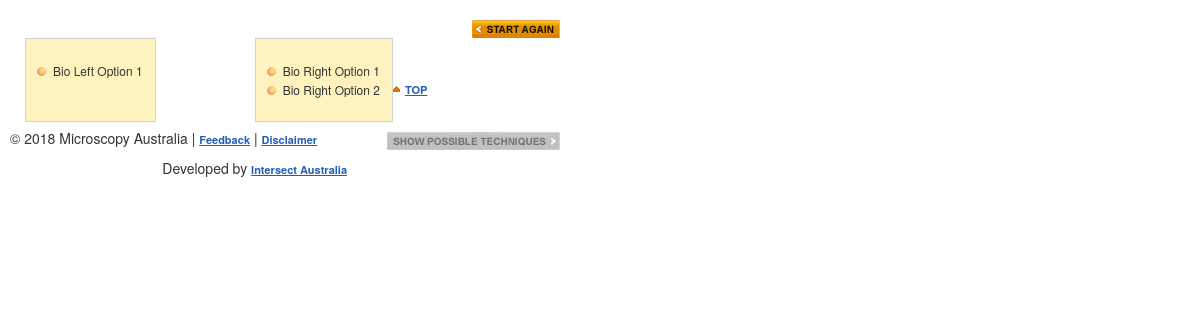
/index.php/portal/geochemOptionsSelection, run on an earlier commit of the app's database.
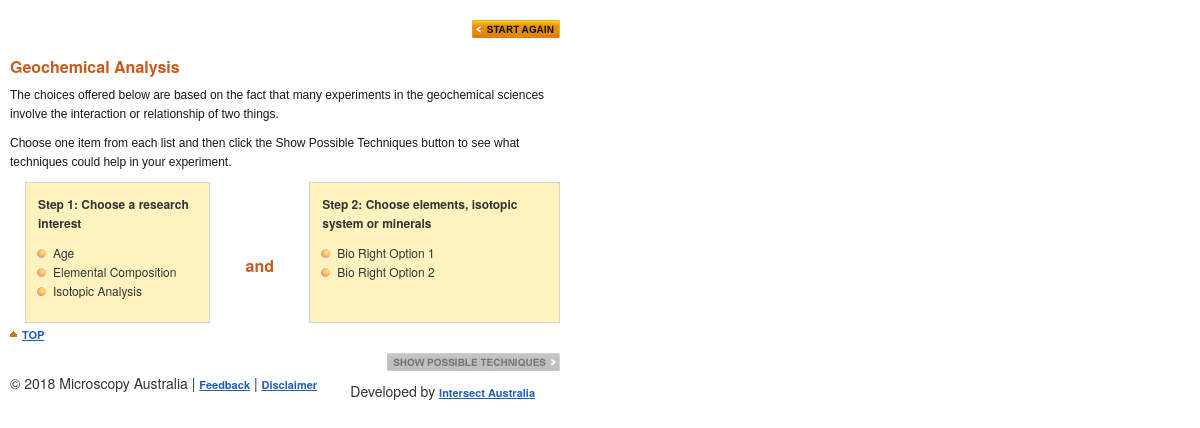
And on a later commit of the database.
### tables this page shows
CREATE TABLE `option_choice` (
  `id` bigint(20) NOT NULL AUTO_INCREMENT,
  `version` bigint(20) NOT NULL,
  `priority` int(11) NOT NULL,
  `name` varchar(255) NOT NULL,
  `type` varchar(255) NOT NULL,
  `science` varchar(255) NOT NULL,
  PRIMARY KEY (`id`),
  FULLTEXT KEY `fulltext_index` (`name`)
);

### application/controllers/Portal.php (called while the page is built, shortened)
<?php
class Portal extends CI_Controller {
    function __construct()
    {
        $this->load->model('Static_model');
    }
    public function geochemOptionsSelection(){
        $staticData = array();
        $staticData['tf.geochemChoices.quickGuide'] = $this->Static_model->getSaticDataByName('tf.geochemChoices.quickGuide')->text;
        $staticData['tf.geochemChoices.comparison.title'] = $this->Static_model->getSaticDataByName('tf.geochemChoices.comparison.title')->text;
        $staticData['tf.geochemChoices.left.title'] = $this->Static_model->getSaticDataByName('tf.geochemChoices.left.title')->text;
        $staticData['tf.geochemChoices.right.title'] = $this->Static_model->getSaticDataByName('tf.geochemChoices.right.title')->text;
        $this->load->model('OptionChoice_model');
        $left_list = $this->OptionChoice_model->getAllOptionChoices('BIOLOGY', 'LEFT');
        $right_list = $this->OptionChoice_model->getAllOptionChoices('BIOLOGY', 'RIGHT');
        $this->load->view('Portal/bio_options_selection', array(
            'staticData' => $staticData,
                'left_list'=>$left_list,
                'right_list'=>$right_list
        ));
    }
}

### index.php (called while the page is built, shortened)
<?php
require_once BASEPATH.'core/CodeIgniter.php';

### application/models/OptionChoice_model.php (called while the page is built, shortened)
<?php
class OptionChoice_model extends MY_Model
{
    function getAllOptionChoices($science, $type){
        return $this->db
            ->where('science', $science)->where('type', $type)
            ->order_by('priority','ASC')->get('option_choice')->result();
    }
}

### application/models/Static_model.php (called while the page is built, shortened)
<?php
class Static_model extends MY_Model
{
    function getSaticDataByName($name){
        $result = $this->db->where('name',$name)->get('static_content')->row();
        return $result;
    }
}

### application/views/Portal/bio_options_selection.php (the view, shortened to what this page needs)
<?php $this->load->view('layout/portal_header.php');?>
<head><title>TechFi™</title></head>
<body>
    <div id="main">
        <div id="content">
            <span class="nav_buttons">
                <ul>
                    <li id="button_backStart"><a style="float: right;" href="<?php echo base_url();?>Portal"></a></li>
                </ul>
            </span>
            <?php echo $staticData['tf.geochemChoices.quickGuide']; ?>
<div style="float:left;margin-left:15px;">
    <div style="float:left;">
        <table style="text-align: left;">
            <tr>
                <td class="tf-yellow-box" valign="top">
                <div class="tf-setp-title"><?php echo strip_tags($staticData['tf.geochemChoices.left.title']);?> </div>
                    <ul style="padding-left:15px;">
                        <?php
foreach($left_list as $r){
                            echo '<li _id="'.$r->id.'" _type="leftOption" class="tf-buttonDiv" onclick="onSelect(this)">'.$r->name.'</li>';
                        }
                        ?>
                    </ul>
                </td>
                <td style="width:100px; vertical-align:center;" >
                    <img src="<?php echo base_url().'assets/images/space.gif'?>" width="20" height="5" />
                    <span style="text-align:center;"><h1 class="tf-heading"><?php echo strip_tags($staticData['tf.geochemChoices.comparison.title']);?> </h1></span>
                </td>
                <td class="tf-yellow-box" valign="top">
                    <div class="tf-setp-title"><?php echo strip_tags($staticData['tf.geochemChoices.right.title']);?> </div>
                    <ul style="padding-left:15px;">
                        <?php
                        foreach($right_list as $r){
                            echo '<li _id="'.$r->id.'" _type="rightOption" class="tf-buttonDiv" onclick="onSelect(this)">'.$r->name.'</li>';
                        }
                        ?>
                    </ul>
                </td>
            </tr>
        </table>
    </div>
</div>
<br>
<br>
            <span style="margin: 10px 0 10px 0;"><a class="tf-top" href="#top" title="top">TOP</a></span>
            <span class="nav_buttons">
	        	<form action="<?php echo base_url().'Portal/getTechniqueByOptionCombination';?>" method="get" name="choiceForm" id="choiceForm">
	              <ul style="float:right">
	                <li id="disabled_showPosTech" ><a style="float: right;" href="#"></a></li>
                    </ul>
	            </form>
	        </span>
            <br>
        </div>
        <div id="footer">
             <p id="attribution_ammrf" style="float:left;">© 2018 Microscopy Australia | <a href="mailto:feedback@micro.org.au" class="style1 style1">Feedback</a> | <a id="footer" href="http://ammrf.org.au/legal-notices/" title="disclaimer">Disclaimer</a></p>
             <p id="attribution_intersect" style="float:right;"> Developed by <a href="http://www.intersect.org.au/" target="_blank">Intersect Australia</a></p>
        </div>
    </div>
    <div id="infobox"> </div>
</body>
<?php $this->load->view('layout/portal_footer.php')?>

### application/views/layout/portal_header.php (shortened to what this page needs)
<!DOCTYPE html>
<html>
<head>
    <link href="<?php echo base_url();?>/assets/css/bootstrap.css" rel="stylesheet">
    <link href="<?php echo base_url();?>/assets/css/technique-finder.css" rel="stylesheet">
    <link rel="stylesheet" href="https://cdnjs.cloudflare.com/ajax/libs/jqueryui/1.12.1/jquery-ui.min.css">
</head>
<body>
</body>
</html>

### application/views/layout/portal_footer.php (shortened to what this page needs)
<!DOCTYPE html>
<html>
<head>
    <link rel="stylesheet" type="text/css" href="https://cdn.datatables.net/v/dt/dt-1.10.16/datatables.min.css"/>
</head>
<body>
</body>
</html>

### assets/css/technique-finder.css (style rules this page uses)
.tf-hyperlink, a:link, a:visited { color: #e96214; font-weight: bold; text-decoration: none; font-size: 11px; }
.tf-heading { color: #003b76; font-weight: normal; font-size: 16px; margin: .8em 0 .3em 0; }
.tf-buttonDiv { list-style-image: url(../images/tf_bullet_inactive.gif); cursor: pointer; }
.tf-yellow-box { font-size: 12px; background: #fef2bf; padding: 1em; line-height: 19px; border: 1px solid #D3D3D3; }
.tf-setp-title { font:verdana; font-weight: bold; font-size:12px; }
#main { width: 560px; text-align: left; padding: 10px 0 10px 10px; border-right: 0px solid #B2B3B6; }
#infobox { position: absolute; top: 100px; left: 585px; width: 205px; height: 550px; }
#footer { top: 10px; left: 0px; margin-top: 10px; padding: 0 25px 0 0; }
#content p { font-family: arial, verdana, sans-serif; font-size: 12px; line-height:19px; color: #181818; }
#content h1 { font-size: 16px; font-weight: bold; color: #c75a1c; }
#content ul { margin-top: 10px; list-style-image: url(../images/icon_list.gif); }
#content a { text-decoration: underline; color: #225eb8; }
.tf-yellow-box ul { list-style: none; }
#footer a { text-decoration: underline; color: #225eb8; }
.tf-top { text-align: left; text-decoration: none; font-size: 10px; color: #181818; padding-left: 12px; background-image: url(../images/icon_top.gif); background-repeat: no-repeat; background-position: 0 4px; }
.nav_buttons a { height: 18px; margin: 0; padding: 0; }
.nav_buttons ul li { display: inline; margin: 0; padding: 0; }
#button_backStart a { background: url(../images/button_start_again.gif); width: 88px; }
#disabled_showPosTech a { pointer-events: none; background: url(../images/button_show_pos_tech.gif); background-position: 0 -36px; width: 173px; height: 18px; }

What changed in the data, as far as the page shows it:
changed option_choice: name "Bio Left Option 1" → "Age"
added option_choice: name "Elemental Composition"
added option_choice: name "Isotopic Analysis"
Also different on the page:
$staticData['tf.geochemChoices.quickGuide']: (not shown) → "Geochemical Analysis The choices offered below are based on the fact that many experiments in the geochemical sciences involve the interaction or relationship of two things. Choose one item from each list and then click the Show Possible Techniques button to see what techniques could help in your experiment."
strip_tags($staticData['tf.geochemChoices.left.title']): (not shown) → "Step 1: Choose a research interest"
strip_tags($staticData['tf.geochemChoices.comparison.title']): (not shown) → "and"
strip_tags($staticData['tf.geochemChoices.right.title']): (not shown) → "Step 2: Choose elements, isotopic system or minerals"
